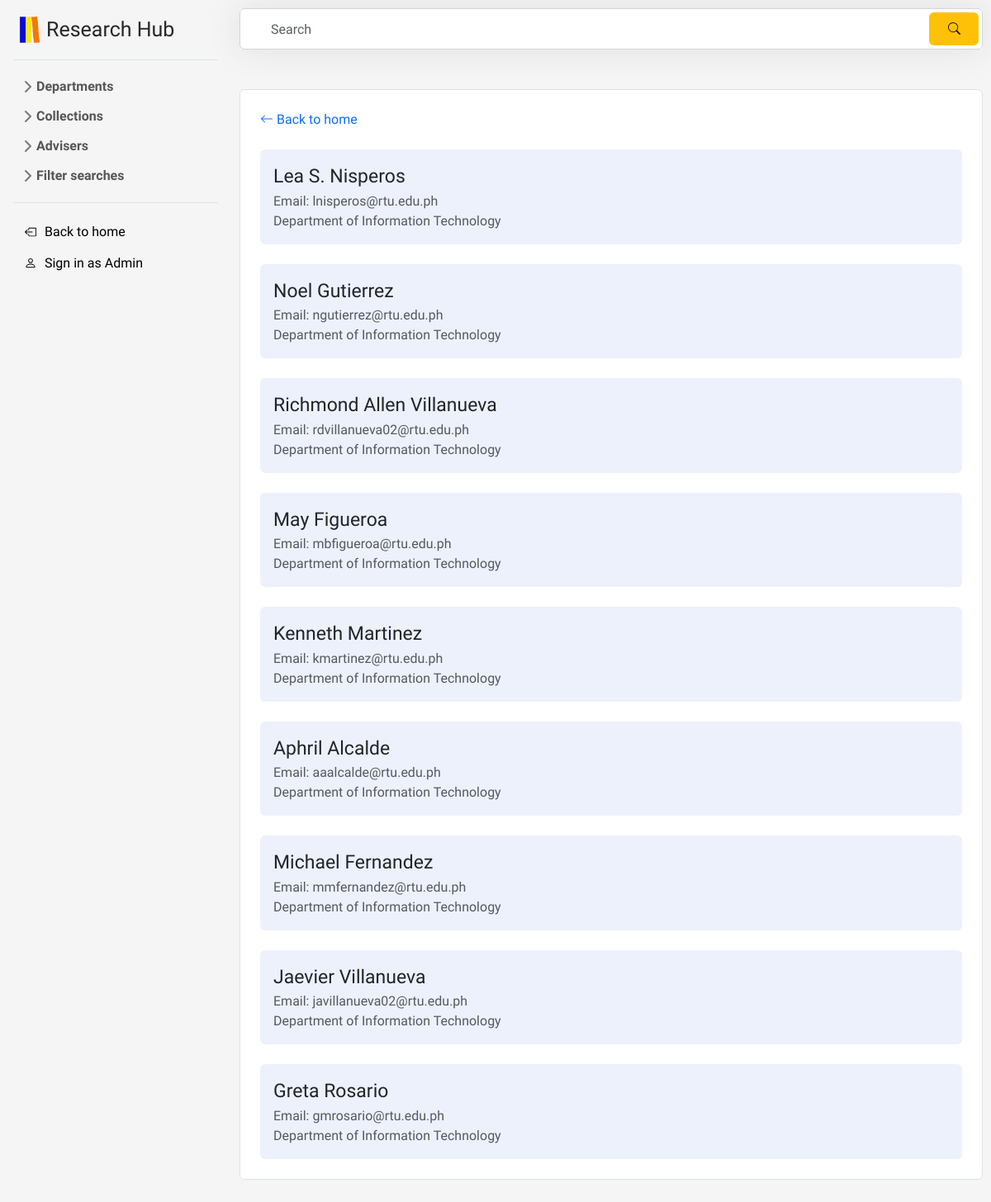
The page /f/user/advisers-it.php on the database its author committed.
### tables this page shows
CREATE TABLE `advisers` (
  `id` int(11) NOT NULL,
  `name` varchar(30) NOT NULL,
  `email` varchar(60) NOT NULL,
  `dept` varchar(30) NOT NULL
);

### f/user/advisers-it.php (the view, shortened to what this page needs)
<?php
include '../includes/header.php';
include '../user/sidebarUser.php';
echo "<link rel='stylesheet' type='text/css' href='../css/aDashStyle.css'>";
echo "<link rel='stylesheet' type='text/css' href='../css/scrollbar.css'>";
$advisersPerPage = 10;
try {
    if (isset($_GET['search'])) {
        $search = $_GET['search'];
        $stmt = $pdo->prepare("SELECT * FROM `advisers` WHERE name LIKE :search AND dept = 'Information Technology'");
        $stmt->bindValue(':search', "%$search%");
    } else {
        $stmt = $pdo->prepare("SELECT * FROM `advisers` WHERE dept = 'Information Technology'");
    }
    $stmt->execute();
    $advisers = $stmt->fetchAll(PDO::FETCH_ASSOC);
    $currentPage = isset($_GET['page']) ? $_GET['page'] : 1;
    $offset = ($currentPage - 1) * $advisersPerPage;
    $stmt = $pdo->prepare("SELECT * FROM `advisers` WHERE dept = 'Information Technology' LIMIT :offset, :perPage");
    $stmt->bindValue(':offset', $offset, PDO::PARAM_INT);
    $stmt->bindValue(':perPage', $advisersPerPage, PDO::PARAM_INT);
    $stmt->execute();
    $advisers = $stmt->fetchAll(PDO::FETCH_ASSOC);
} catch (PDOException $e) {
    $errMsg = "Error fetching advisers: " . $e->getMessage();
}
?>
<div id="content">
    <form class="search" method="get">
        <input type="text" class="form-control" placeholder="Search" name="search">
        <button class="btn btn-warning" type="submit">
            <svg xmlns="http://www.w3.org/2000/svg" width="15" height="15" fill="currentColor" class="bi bi-search" viewBox="0 0 16 16">
                <path d="M11.742 10.344a6.5 6.5 0 1 0-1.397 1.398h-.001q.044.06.098.115l3.85 3.85a1 1 0 0 0 1.415-1.414l-3.85-3.85a1 1 0 0 0-.115-.1zM12 6.5a5.5 5.5 0 1 1-11 0 5.5 5.5 0 0 1 11 0"/>
            </svg>
        </button>
    </form>
    <ul class="list-group mt-5 mb-5">
        <li class="list-group-item p-4">
            <div class="d-flex justify-content-between align-items-center">
                <a href="../user/results.php" class="text-decoration-none">
                    <svg xmlns="http://www.w3.org/2000/svg" width="16" height="16" fill="currentColor" class="bi bi-arrow-left" viewBox="0 0 16 16">
                        <path fill-rule="evenodd" d="M15 8a.5.5 0 0 0-.5-.5H2.707l3.147-3.146a.5.5 0 1 0-.708-.708l-4 4a.5.5 0 0 0 0 .708l4 4a.5.5 0 0 0 .708-.708L2.707 8.5H14.5A.5.5 0 0 0 15 8"/>
                    </svg> Back to home
                </a>
            </div>
            <?php foreach ($advisers as $adviser): ?>
                <ul style="list-style-type: none;" class="p-3 rounded ulInside mt-4">
                    <li class="list-group-item-title d-flex">
                        <a href="" class=" text-decoration-none text-dark" style="pointer-events: none;"><?php echo $adviser['name']; ?></a>
                    </li>
                    <li class="text-muted">Email: <?php echo $adviser['email']; ?></li>
                    <li class="text-muted">Department of <?php echo $adviser['dept']; ?> </li>
                </ul>
            <?php endforeach; ?>
        </li>
    </ul>
</div>

### f/css/aDashStyle.css (style rules this page uses)
body { min-height: 100vh; min-height: -webkit-fill-available; background-color: #F5F5F5; display: flex; margin: 0; overflow-y: auto; font-family: 'Nunito Sans', sans-serif; }
html { height: -webkit-fill-available; }
.bi { vertical-align: -.125em; pointer-events: none; fill: currentColor; }
#content { margin-left: 280px; flex-grow: 1; padding: 10px; }
.list-group-item-title { font-size: 23px; display: flex; justify-content: space-between; align-items: center; }
.ulInside { background-color: #EDF1FC; }
.search { position: relative; box-shadow: 0 0 40px rgba(51, 51, 51, .1); }
.search input { height: 50px; text-indent: 25px; border: 1px solid #d6d4d4; }
.search button { position: absolute; top: 5px; right: 5px; height: 40px; width: 60px; border: none; color: rgba(0, 0, 0, .85); }

### rows shown on the page
advisers: name "Lea S. Nisperos", email "lnisperos@rtu.edu.ph", dept "Information Technology"
advisers: name "Noel Gutierrez", email "ngutierrez@rtu.edu.ph", dept "Information Technology"
advisers: name "Richmond Allen Villanueva", email "rdvillanueva02@rtu.edu.ph", dept "Information Technology"
advisers: name "May Figueroa", email "mbfigueroa@rtu.edu.ph", dept "Information Technology"
advisers: name "Kenneth Martinez", email "kmartinez@rtu.edu.ph", dept "Information Technology"
advisers: name "Aphril Alcalde", email "aaalcalde@rtu.edu.ph", dept "Information Technology"
advisers: name "Michael Fernandez", email "mmfernandez@rtu.edu.ph", dept "Information Technology"
advisers: name "Jaevier Villanueva", email "javillanueva02@rtu.edu.ph", dept "Information Technology"
advisers: name "Greta Rosario", email "gmrosario@rtu.edu.ph", dept "Information Technology"
